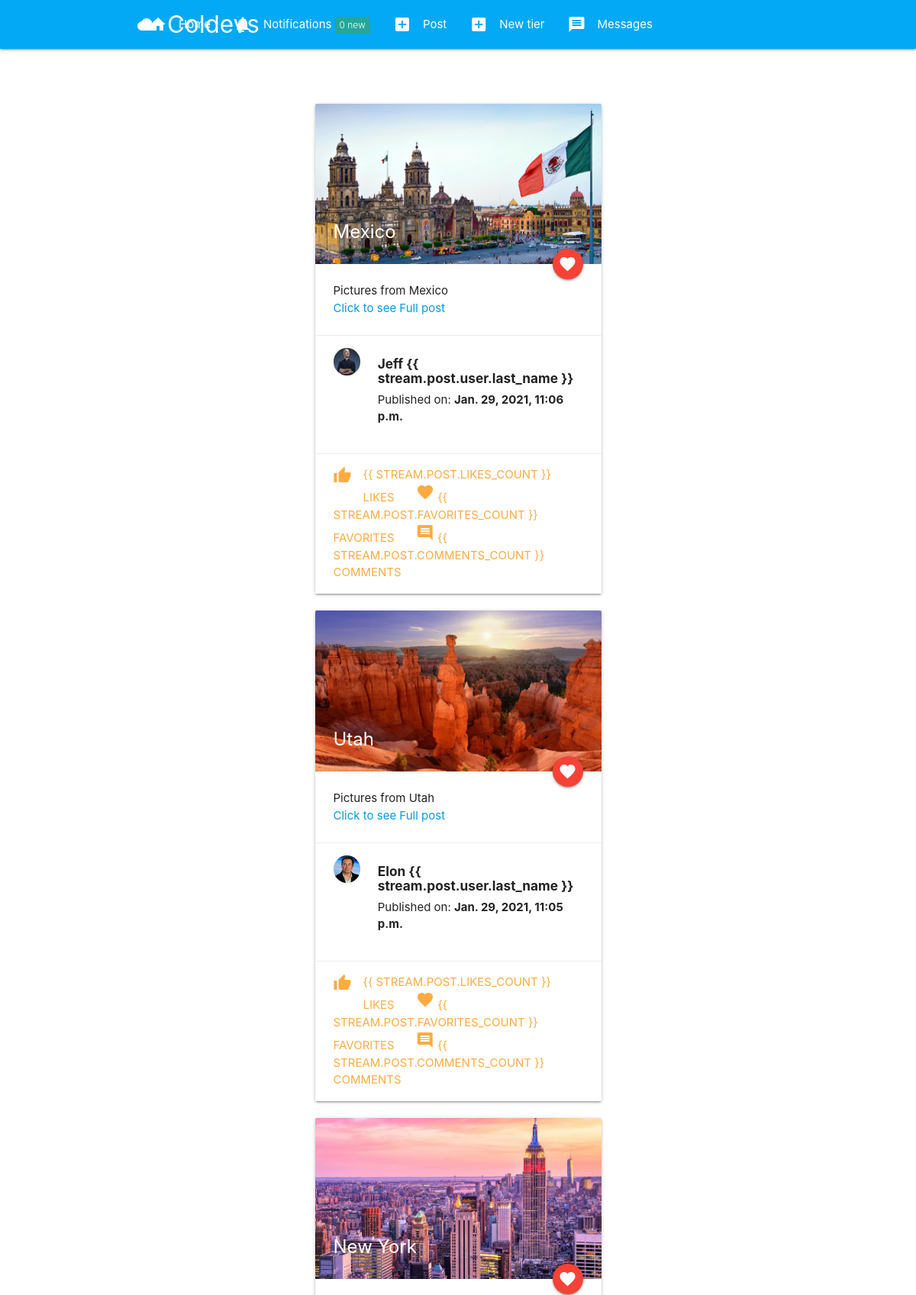
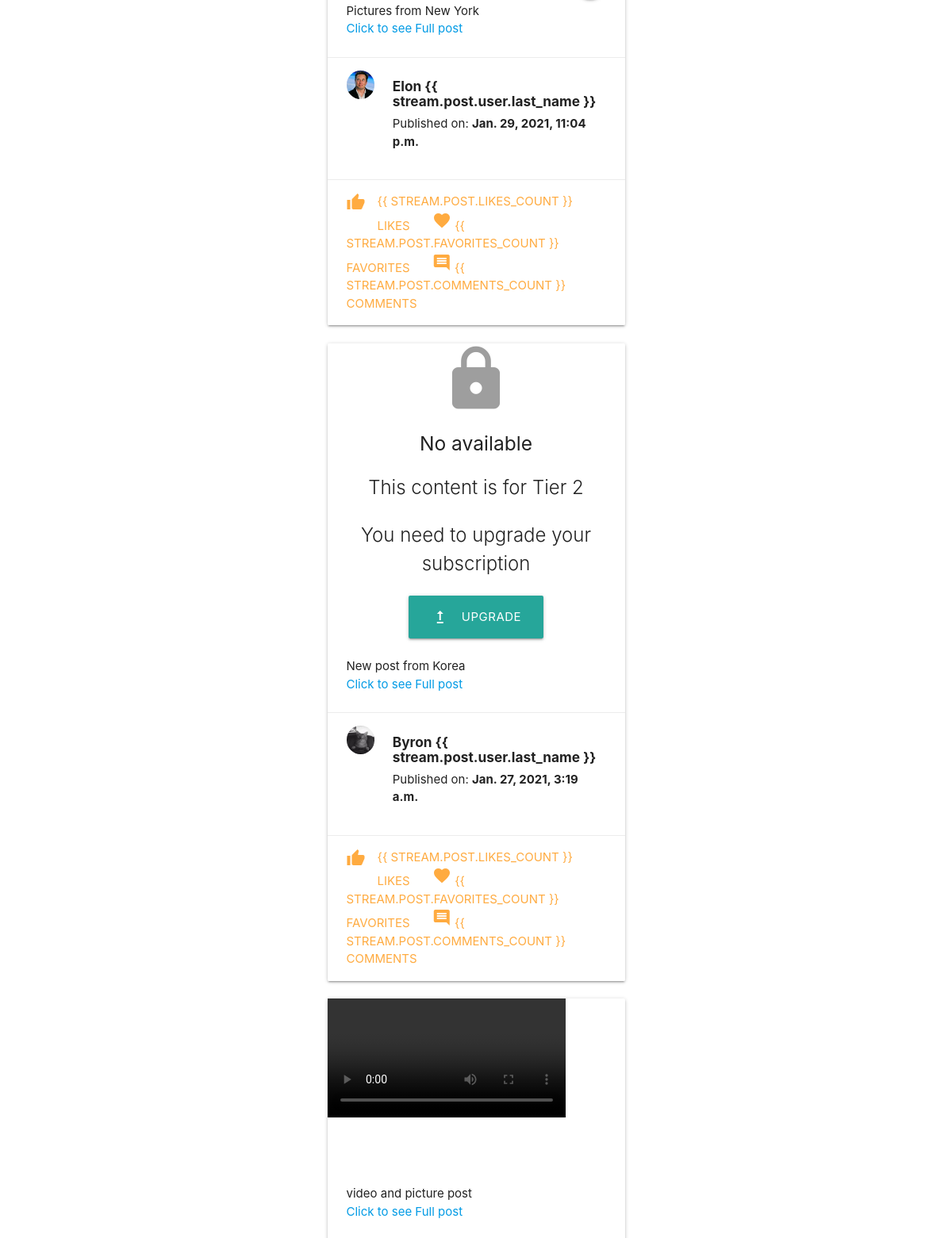
The page / (signed in, upper part) on the database its author committed (2 pictures, top to bottom).
### post/models.py (models this page shows, shortened)
class Stream(models.Model):
    subscribed = models.ForeignKey(User, on_delete=models.CASCADE, related_name='stream_subscribed')
    user = models.ForeignKey(User, on_delete=models.CASCADE)
    post = models.ForeignKey(Post, on_delete=models.CASCADE)
    visible = models.BooleanField(default=False)
    date = models.DateTimeField(auto_now_add=True)

class Post(models.Model):
    id = models.UUIDField(primary_key=True, default=uuid.uuid4, editable=False)
    content = models.ManyToManyField(PostFileContent, related_name='contents')
    title = models.CharField(max_length=150)
    caption = models.TextField(max_length=1500, verbose_name='Caption')
    posted = models.DateTimeField(auto_now_add=True)
    tier = models.ForeignKey(Tier, on_delete=models.CASCADE, related_name='tiers')
    user = models.ForeignKey(User, on_delete=models.CASCADE)
    likes_count = models.IntegerField(default=0)
    comments_count = models.IntegerField(default=0)
    favorites_count = models.IntegerField(default=0)
    def get_absolute_url(self):
        return reverse('postdetails', args=[str(self.id)])

class PostFileContent(models.Model):
    user = models.ForeignKey(User, on_delete=models.CASCADE, related_name='content_owner')
    file = models.FileField(upload_to=user_directory_path)
    tier = models.ForeignKey(Tier, on_delete=models.CASCADE, related_name='tier_file')
    posted = models.DateTimeField(auto_now_add=True)

### authy/models.py (models this page shows, shortened)
class Profile(models.Model):
	user = models.OneToOneField(User, on_delete=models.CASCADE, related_name='profile')
	location = models.CharField(max_length=50, null=True, blank=True)
	url = models.CharField(max_length=80, null=True, blank=True)
	profile_info = models.TextField(max_length=150, null=True, blank=True)
	created = models.DateField(auto_now_add=True)
	picture = models.ImageField(upload_to=user_directory_path_profile, blank=True, null=True, verbose_name='Picture')
	banner = models.ImageField(upload_to=user_directory_path_banner, blank=True, null=True, verbose_name='Banner')

### tier/models.py (models this page shows, shortened)
class Tier(models.Model):
    number = models.PositiveSmallIntegerField(default=0)
    description = models.TextField(max_length=800, verbose_name='Description')
    price = models.IntegerField(verbose_name='Price')
    can_message = models.BooleanField(default=False)
    user = models.ForeignKey(User, on_delete=models.CASCADE, related_name='tier_user')
    def __str__(self):
        return 'Tier ' + str(self.number)

### post/views.py (the view)
# urls.py: path('', index, name='index'),
@login_required
def index(request):
    user = request.user
    stream_items = Stream.objects.filter(user=user).order_by('-date')
    paginator = Paginator(stream_items, 9)
    page_number = request.GET.get('page')
    stream_data = paginator.get_page(page_number)
    context = {
        'stream_data': stream_data,
    }
    return render(request, 'index.html', context)

### authy/views.py (called while the page is built)
def SideNavInfo(request):
	user = request.user
	nav_profile = None
	fans = None
	follows = None
	if user.is_authenticated:
		nav_profile = Profile.objects.get(user=user)
		fans = Subscription.objects.filter(subscribed=user).count()
		follows = Subscription.objects.filter(subscriber=user).count()
	return {'nav_profile': nav_profile, 'fans': fans, 'follows': follows}

### direct/views.py (called while the page is built)
def CheckDirects(request):
    directs_count = 0
    if request.user.is_authenticated:
        directs_count = Message.objects.filter(user=request.user, is_read=False).count()
    return {'directs_count': directs_count}

### notifications/views.py (called while the page is built)
def CountNotifications(request):
    count_notifications = None
    if request.user.is_authenticated:
        count_notifications = Notification.objects.filter(user=request.user, is_seen=False).count()
    return {'count_notifications': count_notifications}

### fans_clone/templates/index.html (shortened to what this page needs)
{% extends 'base.html' %} {% load static %} {% block content %}
<div class="col s6 offset-s3">
  {% for stream in stream_data %}
  <div class="col s12 m12">
    <div class="card">
      {% if stream.visible == True %}
      <div class="card-image">
        {% if stream.post.content.first.file.name|slice:"-3:" == 'jpg' %}
        <a href="{{ stream.post.get_absolute_url }}"
          ><img src="{{ stream.post.content.first.file.url }}"
        /></a>
        <span class="card-title"><b>{{ stream.post.title }}</b></span>
        <a class="btn-floating halfway-fab waves-effect waves-light red"
          ><i class="material-icons">favorite</i></a
        >
        {% else %}
        <div class="video-container">
          <video
            class="responsive-video"
            controls="controls"
            preload="metadata"
          >
            <source
              src="{{ stream.post.content.first.file.url }}#t=0.5"
              type="video/mp4"
            />
          </video>
        </div>
        {% endif %}
      </div>
      {% else %}
      <div class="center-align">
        <i class="material-icons large grey-text">lock</i>
        <br />
        <h5>No available</h5>
        <p class="card-title grey-text text-darken-4">
          This content is for {{ stream.post.tier }}
        </p>
        <span class="card-title grey-text text-darken-4"
          >You need to upgrade your subscription</span
        >
        <br /><br />
        <a class="waves-effect waves-light btn-large"
          ><i class="material-icons left">upgrade</i>Upgrade</a
        >
      </div>
      {% endif %}
      <div class="card-content">
        {{ stream.post.caption }}
        <p>
          <a href="{{ stream.post.get_absolute_url }}"
            >Click to see Full post</a
          >
        </p>
      </div>
      <div class="card-action">
        <div class="row">
          <div class="col s2">
            {% if stream.post.user.profile.picture %}
            <img
              src="{{ stream.post.user.profile.picture.url }}"
              class="circle responsive-img"
            />
            {% else %}
            <img
              src="{% static 'img/no_avatar.jpg' %}"
              class="circle responsive-img"
            />
            {% endif %}
          </div>
          <div class="col s10">
            <h6>
              <b
                >{{ stream.post.user.first_name }} {{ stream.post.user.last_name
                }}</b
              >
            </h6>
            <span>Published on: <b>{{ stream.post.posted }}</b></span>
          </div>
        </div>
      </div>
      <div class="card-action">
        <a href="{% url 'postlike' stream.post.id %}"
          ><i class="material-icons left">thumb_up</i>{{ stream.post.likes_count
          }} Likes</a
        >
        <a href="#"
          ><i class="material-icons">favorite</i> {{ stream.post.favorites_count
          }} Favorites</a
        >
        <a href="#"
          ><i class="material-icons">comment</i> {{ stream.post.comments_count
          }} Comments</a
        >
      </div>
    </div>
  </div>
  {% endfor %}
</div>
{% endblock %} {% block icons %}
          <link rel="stylesheet" href="" />
          <a href=""
            ><link
              rel="stylesheet"
              href="../../fans_clone/templates/src/index.html"
            />e</a
          >
{% endblock %}

### rows shown on the page
Stream: post.content.first.file (picture), post "Mexico", post.caption "Pictures from Mexico", post.user.profile.picture (placeholder picture), post.user.first_name "Jeff", post.posted "Jan. 29, 2021, 11:06 p.m."
Stream: post.content.first.file (picture), post "Utah", post.caption "Pictures from Utah", post.user.profile.picture (placeholder picture), post.user.first_name "Elon", post.posted "Jan. 29, 2021, 11:05 p.m."
Stream: post.content.first.file (picture), post "New York", post.caption "Pictures from New York", post.user.profile.picture (placeholder picture), post.user.first_name "Elon", post.posted "Jan. 29, 2021, 11:04 p.m."
Stream: post.tier "Tier 2", post.caption "New post from Korea", post.user.profile.picture (placeholder picture), post.user.first_name "Byron", post.posted "Jan. 27, 2021, 3:19 a.m."
Stream: post.caption "video and picture post"

### other values the page prints
{{ count_notifications }} "0"
